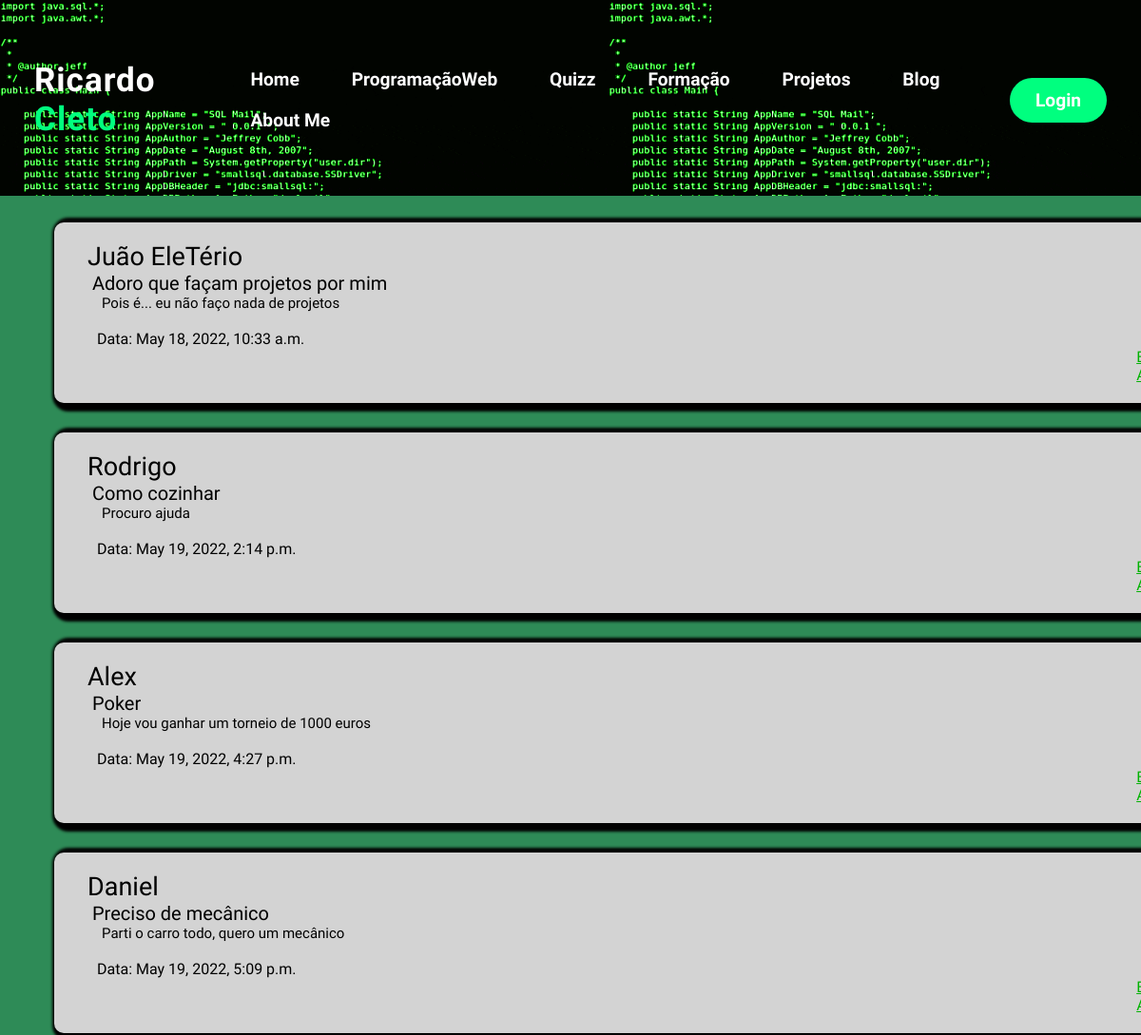
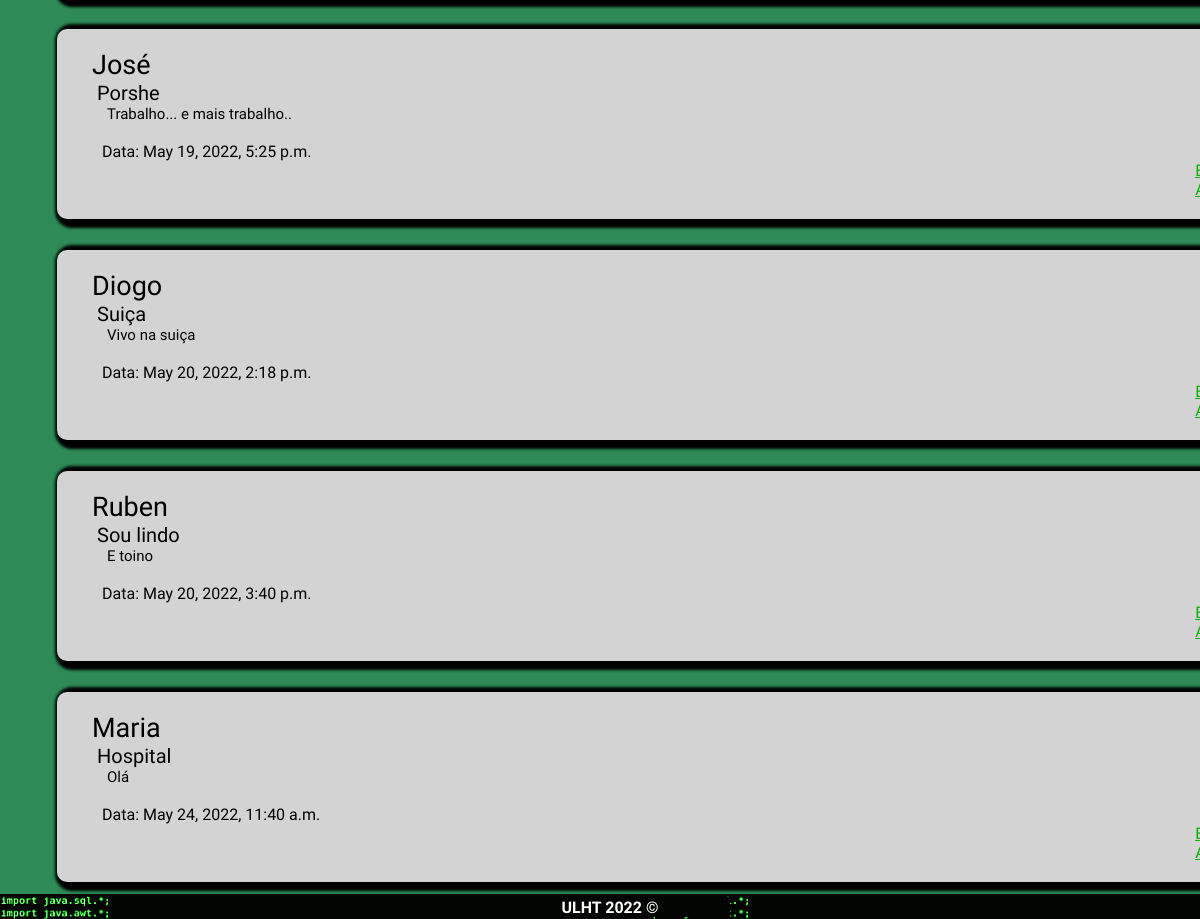
Page /blog on the committed database (2 pictures, top to bottom).
### portfolio/models.py (models this page shows, shortened)
class Post(models.Model):
    autor = models.CharField(max_length=100)
    data = models.DateTimeField(auto_now_add=True)
    titulo = models.CharField(max_length=200)
    descricao = models.CharField(max_length=400)
    link = models.URLField(max_length=200, blank=True)

### portfolio/views.py (the view)
# urls.py: path('blog', views.blog_view, name='blog'),
def blog_view(request):
    context = {'post': Post.objects.all()}
    return render(request, 'portfolio/blog.html', context)

### portfolio/templates/portfolio/blog.html (shortened to what this page needs)
{% extends 'portfolio/layout.html' %}
{% block style %}
    {% load static %}
    <link rel="stylesheet" type="text/css" href="{% static 'portfolio/css/blog.css' %}"/>
{% endblock style %}
{% block main %}
<div class="container">
    <div class="divRetangulos">
        <a href="{% url 'portfolio:nova' %}" class="btn1" >Criar Post</a>
        {% for posts in post %}
            <div>
                <p>{{posts.autor}}</p>
                <p>{{posts.titulo}}</p>
                <p>{{posts.descricao}}</p>
                <br>
                <p>Data: {{posts.data}}</p>
                <a href="{% url 'portfolio:edita' posts.id %}" class="editar">Editar</a> <a href="{% url 'portfolio:apaga' posts.id %}" class="apagar">Apagar</a>
            </div>
        {% endfor %}
    </div>
</div>
{% endblock main %}

### portfolio/static/portfolio/css/layout.css (style rules this page uses)
* { padding: 0; margin: 0; font-family: 'Secular One', sans-serif; }
body { overflow: hidden; }

### portfolio/static/portfolio/css/blog.css (style rules this page uses)
.container { display: block; background-size: 100% 100%; background-color: seagreen; background-position: center; background-size: 100% 100%; position: absolute; width: 100%; height: 100%; overflow-y: auto; }
.divRetangulos { display: grid; grid-template-columns: repeat(1, 1fr); grid-template-rows: repeat(1, 100px); margin-top: 80px; margin-left: 20px; padding: 30px; gap: 17px; }
.divRetangulos div { width: 95%; height: auto; box-shadow: 5px 2px 3px 7px black; border-radius: 10px; background-color: LightGray; padding: 20px; margin: 7px; }
.btn1 { background-color: #84f14e; color: Black; text-decoration: none; border: 2px solid transparent; font-weight: bold; border-radius: 30px; transition: transform .7s; margin-left: 600px; margin-right: 600px; margin-bottom: 5px; padding-top: 35px; text-align: center; }
.divRetangulos div p { margin-left: 25px; }
.divRetangulos div .editar { margin-left: 95%; color: #00b300; }
.divRetangulos div .apagar { margin-left: 95%; color: #00b300; }
.divRetangulos div p:nth-child(1) { margin-left: 15px; font-size: 27px; }
.divRetangulos div p:nth-child(2) { margin-left: 20px; font-size: 20px; }
.divRetangulos div p:nth-child(3) { margin-left: 30px; font-size: 15px; }

### rows in the picture
Post: autor "Juão EleTério", titulo "Adoro que façam projetos por mim", descricao "Pois é... eu não faço nada de projetos", data "May 18, 2022, 10:33 a.m."
Post: autor "Rodrigo", titulo "Como cozinhar", descricao "Procuro ajuda", data "May 19, 2022, 2:14 p.m."
Post: autor "Alex", titulo "Poker", descricao "Hoje vou ganhar um torneio de 1000 euros", data "May 19, 2022, 4:27 p.m."
Post: autor "Daniel", titulo "Preciso de mecânico", descricao "Parti o carro todo, quero um mecânico", data "May 19, 2022, 5:09 p.m."
Post: autor "José", titulo "Porshe", descricao "Trabalho... e mais trabalho..", data "May 19, 2022, 5:25 p.m."
Post: autor "Diogo", titulo "Suiça", descricao "Vivo na suiça", data "May 20, 2022, 2:18 p.m."
Post: autor "Ruben", titulo "Sou lindo", descricao "E toino", data "May 20, 2022, 3:40 p.m."
Post: autor "Maria", titulo "Hospital", descricao "Olá", data "May 24, 2022, 11:40 a.m."
